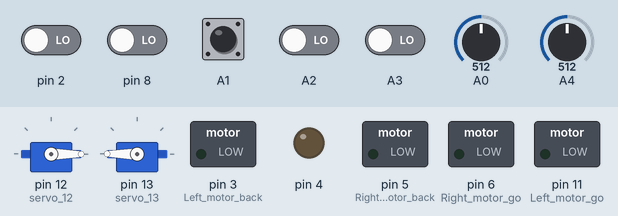
This sketch was run on a simulated Arduino Uno, built with avr-gcc and run on an emulated ATmega328P. On the bench: 2 × servo, switched loads named in the sketch (green lamp = pin HIGH), output pins drawn as LEDs (lit = HIGH). Inputs (shaded band) come from the test bench; at power-on: A1 HIGH, A2, A3, pin 2, pin 8 LOW, A4 = 512, A0 = 512.

Above: at 1.2 s.
1.3 s: A4 set to 74
2.8 s: A4 set to 62
At 4.2 s:
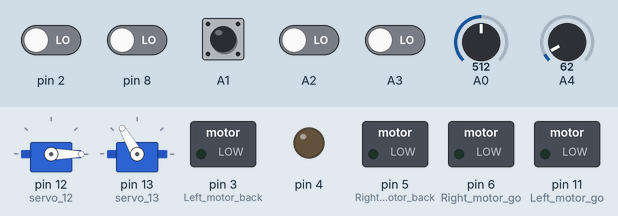
Timing chart, 0 to 5.8 s (numbered marks = the images above; inputs shaded):
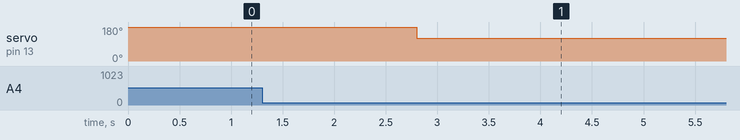

Measured:
- the behaviour switches between 70 and 69 on A4 (found by bisection; images 0 and 1)
- after the input at 1.3 s, every drawn part: stays the same
- after the input at 2.8 s, servo on pin 13 (servo_13): 180° → 120° at once

The sketch:

Success_Find_Way.ino
```cpp
#include <Servo.h>

Servo servo_12;
Servo servo_13;
int dwqv;
int V;
float L;
float tmp;
float checkdistance_4_7() {
  digitalWrite(4, LOW);
  delayMicroseconds(2);
  digitalWrite(4, HIGH);
  delayMicroseconds(10);
  digitalWrite(4, LOW);
  float distance = pulseIn(7, HIGH) / 58.00;
  delay(10);
  return distance;
}

//电机驱动定义
const int Left_motor_back=3;       //左电机后退(IN1) pwm
const int Left_motor_go=11;        //左电机前进(IN2) pwm
const int Right_motor_go=6;      // 右电机前进(IN4) pwm
const int Right_motor_back=5;    // 右电机后退(IN3) pwm

void setup() {
Serial.begin(9600);
pinMode(2,INPUT);
pinMode(A1,INPUT);pinMode(A2,INPUT);pinMode(A3,INPUT);
pinMode(Left_motor_go,OUTPUT); // PIN 10 (PWM)
pinMode(Left_motor_back,OUTPUT); // PIN 9 (PWM)
pinMode(Right_motor_go,OUTPUT);// PIN 6 (PWM)
pinMode(Right_motor_back,OUTPUT);// PIN 5 (PWM)
servo_12.attach(12);
servo_13.attach(13);
servo_12.write(0);
servo_13.write(180);
 pinMode(4, OUTPUT);
 pinMode(7, INPUT);
 pinMode(A5,INPUT);


}

void loop() {
  int l=0;
  int S=0;
  int R=0;
  l=digitalRead(A1);
  S=digitalRead(A2);
  R=digitalRead(A3);
  if(digitalRead(2)==1){
    allGo(0,0);
    delay(1000);
    servo_12.write(105);
    servo_13.write(120);
    delay(5000);
    servo_13.write(180);
    servo_12.write(0);
    delay(1000);

  }


  //getLCR();
int val;
val=analogRead(A4);
//Serial.println(checkdistance_4_7());//光感
if(val<70){
  allGo(0,0);
  servo_13.write(120);
  delay(5000);
  servo_13.write(180);
}

  //showLCR();


//allGo(120,120);//测了一下左右电机，基本无差异OK
//电位器调整速
dwqv=analogRead(A0);
V=map(dwqv,0,1023,0,255);//前进速度
//Serial.println(V);
//allGo(V,V);
if(digitalRead(8)==1){
  if(digitalRead(A5)==0){
    allGo(0,0);
  }
  else{
   if(l==0 && S==1 && R==0) {allGo(V,V); }
  else if(l==1 && S==0 && R==0 || (l==1 && S==1 && R==0) )
  {
    while(!(l==0 && S==1 && R==0)|| (l==0 && S==0 && R==0))
    {
      allGo(0,V+30);//120
      l=digitalRead(A1);
      S=digitalRead(A2);
      R=digitalRead(A3);
    }
   brake();
  }
  else if(l==0 && S==0 && R==1 || (l==0 && S==1 && R==1))
  {
    while(!(l==0 && S==1 && R==0) || (l==0 && S==0 && R==0))
    {
      allGo(V+30,0);//120
      l=digitalRead(A1);
      S=digitalRead(A2);
      R=digitalRead(A3);
    }
    brake();
  }
  else
  {
   brake();
  }
//allGo(V,V);
//lANDr(120,90,1);


 }
}
 else{
  allGo(0,0);
 }
 }


/*void getLCR(){
  l=digitalRead(A1);
  S=digitalRead(A2);
  R=digitalRead(A3);
}*/
/*void getLCR(){
    l=analogRead(A1);
    if(l>280){l=1;}else{l=0;}
    c=analogRead(A2);
    if(c>280){c=1;}else{c=0;}
    r=analogRead(A3);
    if(r>280){r=1;}else{r=0;}

  }*/
//void showLCR(){ Serial.print("l=");Serial.print(l);Serial.print(",c=");Serial.print(S);Serial.print(",r=");Serial.println(R);}
//电机驱动函数
//1.前进
void allGo(int lv,int rv)
{
  //PWM比例0~255调速，左右轮差异略增减
  //左边 电机
  analogWrite(Left_motor_go,lv); //Left_motor_go=10  pwm
  analogWrite(Left_motor_back,0); //Left_motor_back=9  pwm
  //右边电机
 analogWrite(Right_motor_go,rv);//Right_motor_go=6 pwm
 analogWrite(Right_motor_back,0);//Right_motor_back=5 pwm
}
//2停车
void brake(){digitalWrite(Left_motor_go,0);  digitalWrite(Left_motor_back,0);  digitalWrite(Right_motor_go,0);  digitalWrite(Right_motor_back,0); }
//3后退方式的左右转
void lANDr(int qv,int hv,int fg)
{
  if(fg==1)  //后退方式左转
  {
    analogWrite(Left_motor_go,0); analogWrite(Left_motor_back,hv); //左边电机后退
    analogWrite(Right_motor_go,qv); analogWrite(Right_motor_back,0);//右边电机前进
   }
  else if(fg==2) //后退方式右转
  {
    analogWrite(Left_motor_go,qv); analogWrite(Left_motor_back,0); //左边电机前进
    analogWrite(Right_motor_go,0); analogWrite(Right_motor_back,hv);//右边电机后退
  }
  else  { digitalWrite(Left_motor_go,0);  digitalWrite(Left_motor_back,0);  digitalWrite(Right_motor_go,0);  digitalWrite(Right_motor_back,0);  }

}
```
